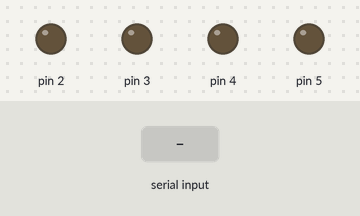
Bench run of a program on a simulated Arduino Nano, built with avr-gcc and run on an emulated ATmega328P. On the bench: output pins drawn as LEDs (lit = HIGH). The test bench sets the inputs (shaded band). What the program prints to the serial monitor is not drawn.

Above: at 1.5 s.
1.6 s: byte 100 (rightTurnKeywords) received over Serial
At 3.0 s:
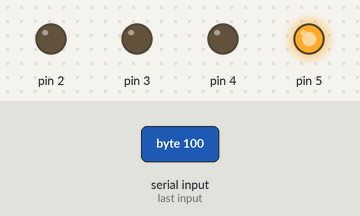
3.6 s: byte 97 (leftTurnKeywords) received over Serial
At 4.5 s:
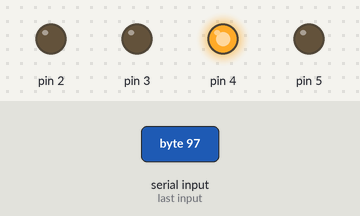
5.6 s: byte 119 (forwardTurnKeywords) received over Serial
At 7.3 s:
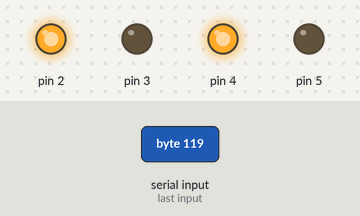
7.6 s: byte 120 (backwardTurnKeywords) received over Serial
At 8.8 s:
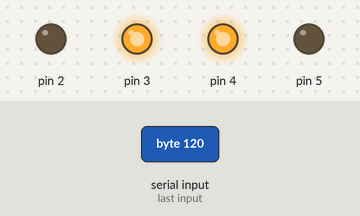
9.6 s: byte 99 (fullyActuationKeywords) received over Serial
At 11.0 s:
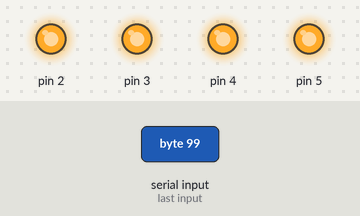
11.7 s: byte 100 (rightTurnKeywords) received over Serial
At 13.1 s:
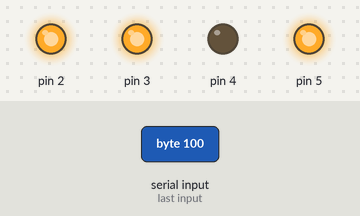
Timing chart, 0 to 14.7 s (numbered marks = the images above; inputs shaded):
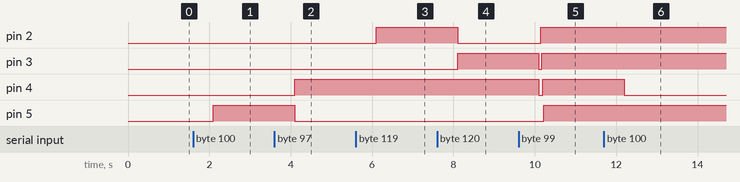

Measured:
- after the input at 1.6 s, pin 5: LOW → HIGH after 0.50 s
- after the input at 3.6 s, pin 4: LOW → HIGH after 0.50 s; pin 5: HIGH → LOW after 0.50 s
- after the input at 5.6 s, pin 2: LOW → HIGH after 0.50 s
- after the input at 7.6 s, pin 2: HIGH → LOW after 0.50 s; pin 3: LOW → HIGH after 0.50 s
- after the input at 9.6 s, pin 2: LOW → HIGH after 0.55 s; pin 3: HIGH → LOW after 0.50 s, → HIGH 0.07 s later; pin 4: HIGH → LOW after 0.50 s, → HIGH 0.10 s later; pin 5: LOW → HIGH after 0.62 s
- after the input at 11.7 s, pin 4: HIGH → LOW after 0.50 s

The program:

main.cpp
```cpp
// PIO Guide: https://docs.platformio.org/en/latest/integration/ide/clion.html

#include <Arduino.h>
#include <stdint-gcc.h>
#include "PinDefinitions.h"

#pragma region Variables
#define rightTurnKeywords 'd'
#define leftTurnKeywords 'a'
#define forwardTurnKeywords 'w'
#define backwardTurnKeywords 'x'
#define fullyActuationKeywords 'c'
#define fullyCompressedKeywords 'z'
String outputMessage = "----------------------------------------------------------------\n"
                       "Controls for the Finger:\n"
                       "w -> Move Forward\n"
                       "a -> Move Left\n"
                       "x -> Move Backwards\n"
                       "d -> Move Right\n"
                       "z -> Full Extended Actuation\n"
                       "c -> Fully Compressed Actuation\n"
                       "----------------------------------------------------------------";

class pump {
private:
    uint8_t pinNumberForPump;
    String pumpName;

public:
    explicit pump (String pumpName,int pinNumber) {
        this->pinNumberForPump = pinNumber;
        this->pumpName = pumpName;
    }

    void setup () const {
        pinMode (this->pinNumberForPump, OUTPUT);
        digitalWrite (this->pinNumberForPump, LOW);
        Serial.println(this->pumpName + " Setup Complete");
    }

    void activate () const {
        // Air from Port 1 -> Port 2; Port 3 Blocked
        digitalWrite (this->pinNumberForPump, HIGH);
        Serial.println(this->pumpName + " Activated");
    }

    void deactivate () const {
        // Air from Port 1 -> Port 3; Port 2 Blocked
        digitalWrite (this->pinNumberForPump, LOW);
        Serial.println(this->pumpName + " Deactivated");
    }
};

#pragma endregion Variables

#pragma region PinConnections
pump forwardsBendPump ("Forward Pump", PUMP_1);
pump backwardsBendPump ("Back Pump",PUMP_2);
pump leftBendPump ("Left Pump",PUMP_3);
pump rightBendPump ("Right Pump",PUMP_4);
#pragma endregion PinConnections

#pragma region FunctionDeclaration
void moveFingerRight ();
void moveFingerLeft ();
void moveFingerForward ();
void moveFingerBackward ();
void moveFingerFullyExtended ();
void moveFingerFullyCompressed ();
#pragma endregion FunctionDeclaration


#pragma region MainMethods

void setup () {
    Serial.begin (9600);
    Serial.println ("System Setting Up!");
    forwardsBendPump.setup ();
    backwardsBendPump.setup ();
    leftBendPump.setup ();
    rightBendPump.setup ();

    Serial.println ("System Setup Complete!");
    Serial.println (outputMessage);
}

void loop () {
    if ( Serial.available () != 0 ) {
        char inputCharacter = Serial.read ();
        Serial.print ("Input Character: ");
        Serial.println (inputCharacter);
        delay(500);
        switch ( inputCharacter ) {
            case rightTurnKeywords:
                Serial.println ("Turn Right");
                moveFingerRight ();
                break;
            case leftTurnKeywords:
                Serial.println ("Turn Left");
                moveFingerLeft ();
                break;
            case forwardTurnKeywords:
                Serial.println ("Turn Forward");
                moveFingerForward ();
                break;
            case backwardTurnKeywords:
                Serial.println ("Turn Backwards");
                moveFingerBackward ();
                break;
            case fullyActuationKeywords:
                Serial.println ("Fully Actuation");
                moveFingerFullyExtended();
                break;
            case fullyCompressedKeywords:
                Serial.println ("Fully Compressed");
                moveFingerFullyCompressed();
                break;
            default:
                Serial.println ("Input Not Valid!");
                break;
        }
        Serial.println (outputMessage);
    }
}

#pragma endregion MainMethods

#pragma region CustomMethods

void moveFingerRight () {
    leftBendPump.deactivate ();
    rightBendPump.activate ();
}

void moveFingerLeft () {
    rightBendPump.deactivate ();
    leftBendPump.activate ();
}

void moveFingerForward () {
    backwardsBendPump.deactivate ();
    forwardsBendPump.activate ();
}

void moveFingerBackward () {
    forwardsBendPump.deactivate ();
    backwardsBendPump.activate ();
}

void  moveFingerFullyCompressed() {
    forwardsBendPump.deactivate ();
    backwardsBendPump.deactivate ();
    leftBendPump.deactivate ();
    rightBendPump.deactivate ();
}

void  moveFingerFullyExtended() {
    moveFingerFullyCompressed();
    forwardsBendPump.activate();
    backwardsBendPump.activate ();
    leftBendPump.activate ();
    rightBendPump.activate ();
}

#pragma endregion CustomMethods
```

PinDefinitions.h
```cpp
//
// Created by Workstation on 4/18/2023.
//

#ifndef FIRMWARE_PINDEFINITIONS_H
#define FIRMWARE_PINDEFINITIONS_H

#include <Arduino.h>

// GPIO PINS
#define NANO_GPIO_2 2
#define NANO_GPIO_3 3
#define NANO_GPIO_4 4
#define NANO_GPIO_5 5
#define NANO_GPIO_6 6
#define NANO_GPIO_7 7
#define NANO_GPIO_8 8
#define NANO_GPIO_9 9
#define NANO_GPIO_10 10
#define NANO_AI_0 A0
#define NANO_AI_1 A1
#define NANO_AI_2 A2
#define NANO_AI_3 A3
#define NANO_AI_6 A6
#define NANO_AI_7 A7

// COMMUNICATION PINS
#define SERIAL_TX 0
#define SERIAL_RX 1
#define SPI_MOSI 11
#define SPI_MISO 12
#define SPI_SCK 13
#define I2C_SDA A4
#define I2C_SCL A5

/* --------------------------- DISPLAY CONNECTION --------------------------- */
#define PUMP_1 NANO_GPIO_2
#define PUMP_2 NANO_GPIO_3
#define PUMP_3 NANO_GPIO_4
#define PUMP_4 NANO_GPIO_5

#endif // FIRMWARE_PINDEFINITIONS_H
```
